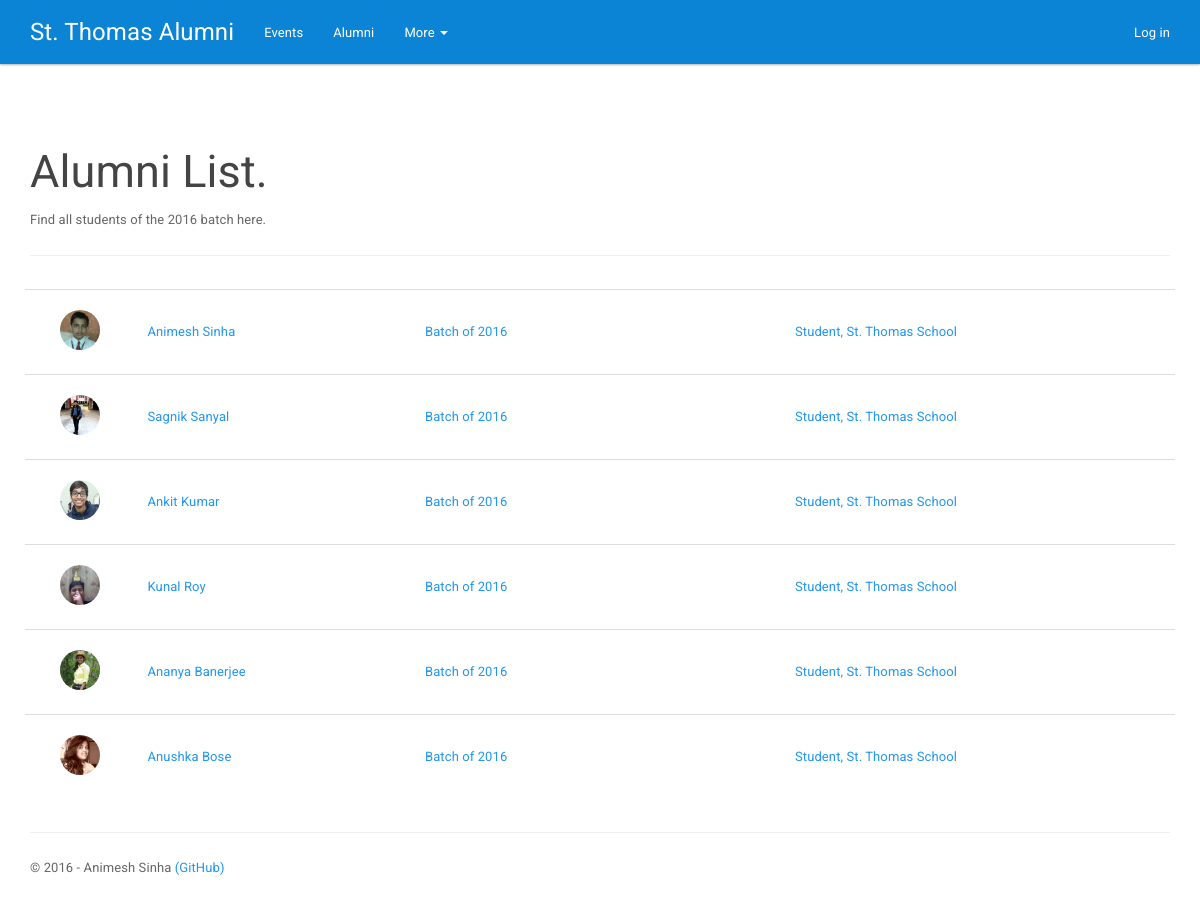
Page /alumni/batch/2016/ on the earlier database version.
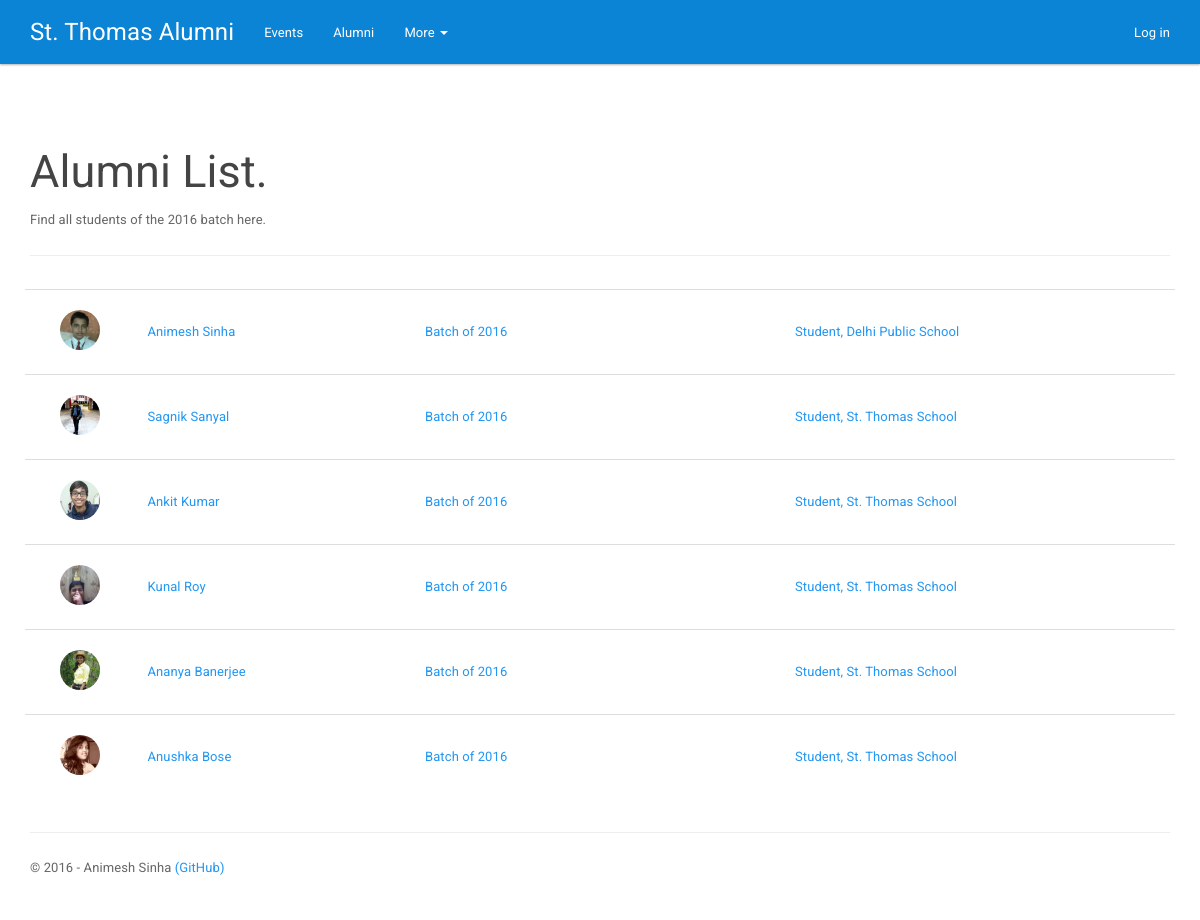
Same page on the later database version.
### app/models.py (models this page shows, shortened)
class Alumnus(models.Model):
    class Meta:
        verbose_name_plural = "Alumni"
    SEX_CHOICES = (
        ('M', 'Male'),
        ('F', 'Female'),
        ('L', 'Lesbian'),
        ('G', 'Gay'),
        ('B', 'Bisexual'),
        ('T', 'Transgender'),
        ('Q', 'Queer'),
    )
    RELATIONSHIP_CHOICES = (
        ('MR', 'Married'),
        ('SN', 'Single'),
        ('RL', 'In a Relationship'),
        ('DV', 'Divorced'),
    )
    VALIDITY_CHOICES = (
        ('V', 'Validated'),
        ('P', 'Paid'),
        ('U', 'Unchecked'),
        ('B', 'Blocked'),
    )
    user = models.OneToOneField(User, on_delete=models.CASCADE)
    picture = models.ImageField(upload_to='profile/', default='profile/_defaultavatar.png')
    birth_date = models.DateField(null=True)
    jobtitle = models.CharField(max_length=50, null=True)
    workplace = models.CharField(max_length=100, null=True)
    batch = models.IntegerField(null=True)
    sex = models.CharField(max_length=1, choices=SEX_CHOICES, null=True)
    admission_number = models.CharField(max_length=20, null=True)
    current_address = models.TextField(max_length=500, null=True)
    permanent_address = models.TextField(max_length=500, null=True)
    phone_mobile = models.CharField(max_length=20, null=True)
    phone_home = models.CharField(max_length=20, null=True)
    phone_work = models.CharField(max_length=20, null=True)
    relationship_status = models.CharField(max_length=2, null=True, choices=RELATIONSHIP_CHOICES)
    validity_code = models.CharField(max_length=1, choices=VALIDITY_CHOICES, default='U')

### app/views.py (the view)
# urls.py: url(r'^alumni/batch/(?P<batch>[0-9]{4})/$', app.views.alumni_batchlist),
def alumni_batchlist(request, batch):
    assert isinstance(request, HttpRequest)
    return render(
        request,
        'app/alumni_batchlist.html',
        {
            'title': 'Alumni List',
            'batch': batch,
            'people': Alumnus.objects.filter(batch=int(batch)),
            'year': datetime.now().year,
        }
    )

### app/templates/app/alumni_batchlist.html
{% extends "app/layout.html" %}
{% block content %}
{% load staticfiles %}
<h2>
    {{ title }}.
</h2>
<p>Find all students of the {{ batch }} batch here.</p>
<hr />
<div class="people-list">
    {% for person in people %}
        <div class="row people-item">
            <a href="/profile/{{ person.user.username }}">
                <div class="col-sm-1 col-xs-3">
                    <img src="{{ person.picture.url }}" class="img-circle" height="40" width="40"/>
                </div>
                <div class="col-sm-3 col-xs-9 people-data">
                    {{ person.user.first_name }} {{ person.user.last_name }}
                </div>
                <div class="col-sm-4 hidden-xs people-data">
                    Batch of {{ person.batch }}
                </div>
                <div class="col-sm-4 hidden-xs people-data">
                    {{ person.jobtitle }}, {{ person.workplace }}
                </div>
            </a>
        </div>
    {% endfor %}
</div>
{% endblock %}

Differences in the rows shown:
changed Alumnus "Animesh": workplace "St. Thomas School" → "Delhi Public School"
